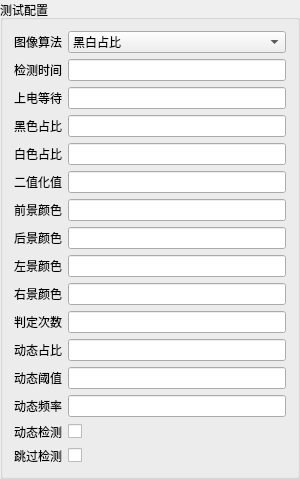
          <widget class="QGroupBox" name="groupBox_3">
           <property name="sizePolicy">
            <sizepolicy hsizetype="Preferred" vsizetype="Preferred">
             <horstretch>200</horstretch>
             <verstretch>0</verstretch>
            </sizepolicy>
           </property>
           <property name="minimumSize">
            <size>
             <width>300</width>
             <height>0</height>
            </size>
           </property>
           <property name="title">
            <string>测试配置</string>
           </property>
           <layout class="QGridLayout" name="gridLayout_3">
            <item row="0" column="0">
             <widget class="QLabel" name="label_70">
              <property name="text">
               <string>图像算法</string>
              </property>
             </widget>
            </item>
            <item row="3" column="0">
             <widget class="QLabel" name="label_67">
              <property name="text">
               <string>黑色占比</string>
              </property>
             </widget>
            </item>
            <item row="4" column="1">
             <widget class="QLineEdit" name="whitePercentLine"/>
            </item>
            <item row="17" column="1">
             <widget class="QCheckBox" name="dynamicDetectionCheck">
              <property name="text">
               <string/>
              </property>
             </widget>
            </item>
            <item row="5" column="0">
             <widget class="QLabel" name="label_69">
              <property name="text">
               <string>二值化值</string>
              </property>
             </widget>
            </item>
            <item row="14" column="1">
             <widget class="QLineEdit" name="dynamicPercentLine"/>
            </item>
            <item row="3" column="1">
             <widget class="QLineEdit" name="blackPercentLine"/>
            </item>
            <item row="8" column="1">
             <widget class="QLineEdit" name="leftColorLine"/>
            </item>
            <item row="13" column="0">
             <widget class="QLabel" name="label_28">
              <property name="text">
               <string>判定次数</string>
              </property>
             </widget>
            </item>
            <item row="1" column="0">
             <widget class="QLabel" name="label_22">
              <property name="text">
               <string>检测时间</string>
              </property>
             </widget>
            </item>
            <item row="18" column="1">
             <widget class="QCheckBox" name="skipDetectionCheck">
              <property name="text">
               <string/>
              </property>
             </widget>
            </item>
            <item row="13" column="1">
             <widget class="QLineEdit" name="determineCountLine"/>
            </item>
            <item row="6" column="1">
             <widget class="QLineEdit" name="frontColorLine"/>
            </item>
            <item row="6" column="0">
             <widget class="QLabel" name="label_24">
              <property name="text">
               <string>前景颜色</string>
              </property>
             </widget>
            </item>
            <item row="9" column="0">
             <widget class="QLabel" name="label_27">
              <property name="text">
               <string>右景颜色</string>
              </property>
             </widget>
            </item>
            <item row="7" column="1">
             <widget class="QLineEdit" name="rearColorLine"/>
            </item>
            <item row="2" column="0">
             <widget class="QLabel" name="label_23">
              <property name="text">
               <string>上电等待</string>
              </property>
             </widget>
            </item>
            <item row="5" column="1">
             <widget class="QLineEdit" name="binaryThreshLine"/>
            </item>
            <item row="15" column="1">
             <widget class="QLineEdit" name="dynamicThreshLine"/>
            </item>
            <item row="18" column="0">
             <widget class="QLabel" name="label_29">
              <property name="text">
               <string>跳过检测</string>
              </property>
             </widget>
            </item>
            <item row="0" column="1">
             <widget class="QComboBox" name="imageAlgorithmCombo">
              <item>
               <property name="text">
                <string>黑白占比</string>
               </property>
               <property name="icon">
                <iconset resource="MainDlg.qrc">
                 <normaloff>:/Images/Resources/Images/chrome.ico</normaloff>:/Images/Resources/Images/chrome.ico</iconset>
               </property>
              </item>
              <item>
               <property name="text">
                <string>色彩模型</string>
               </property>
               <property name="icon">
                <iconset resource="MainDlg.qrc">
                 <normaloff>:/Images/Resources/Images/chrome.ico</normaloff>:/Images/Resources/Images/chrome.ico</iconset>
               </property>
              </item>
             </widget>
            </item>
            <item row="14" column="0">
             <widget class="QLabel" name="label_81">
              <property name="text">
               <string>动态占比</string>
              </property>
             </widget>
            </item>
            <item row="8" column="0">
             <widget class="QLabel" name="label_26">
              <property name="text">
               <string>左景颜色</string>
              </property>
             </widget>
            </item>
            <item row="7" column="0">
             <widget class="QLabel" name="label_25">
              <property name="text">
               <string>后景颜色</string>
              </property>
             </widget>
            </item>
            <item row="17" column="0">
             <widget class="QLabel" name="label_80">
              <property name="text">
               <string>动态检测</string>
              </property>
             </widget>
            </item>
            <item row="2" column="1">
             <widget class="QLineEdit" name="powerOnWaitLine"/>
            </item>
            <item row="15" column="0">
             <widget class="QLabel" name="label_82">
              <property name="text">
               <string>动态阈值</string>
              </property>
             </widget>
            </item>
            <item row="9" column="1">
             <widget class="QLineEdit" name="rightColorLine"/>
            </item>
            <item row="4" column="0">
             <widget class="QLabel" name="label_68">
              <property name="text">
               <string>白色占比</string>
              </property>
             </widget>
            </item>
            <item row="1" column="1">
             <widget class="QLineEdit" name="detectionTimeLine"/>
            </item>
            <item row="16" column="0">
             <widget class="QLabel" name="label_83">
              <property name="text">
               <string>动态频率</string>
              </property>
             </widget>
            </item>
            <item row="16" column="1">
             <widget class="QLineEdit" name="dynamicFrequencyLine"/>
            </item>
           </layout>
          </widget>
